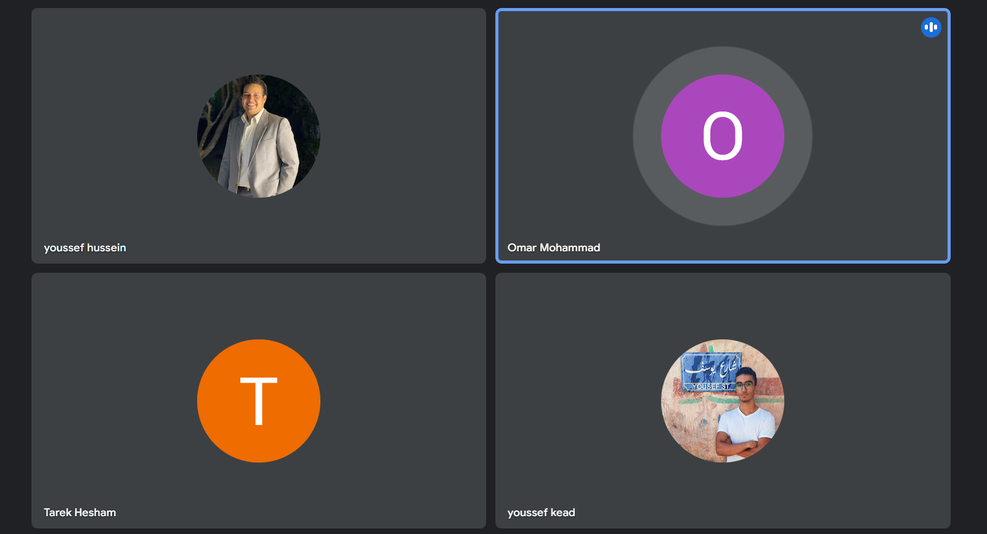
#> input picture Screenshot 2024-11-24 185300.png, 987 x 534 px, shrunk from 1602 x 867 before the run
$ python ocr_test.py
#> lines starting #> are read from the running program, lines starting #| are printed output that depends on the picture; after the words box and inside, x2 and y2 are one past the last pixel; in counts of white or black regions, pixels touching at a corner belong together
### OCR_Processor.py
import cv2
import pytesseract
import json
import os
import time

class OCRProcessor:
    def __init__(self, tesseract_path:str="tesseract"):
        """
        Initialize the OCRProcessor with an optional path to Tesseract OCR executable.
        """
        if tesseract_path:
            if os.path.exists(tesseract_path):
                pytesseract.pytesseract.tesseract_cmd = tesseract_path
            else:
                print(f"Warning: Tesseract path '{tesseract_path}' is invalid.")
                pytesseract.pytesseract.tesseract_cmd = 'C:/Program Files/Tesseract-OCR/Tesseract.exe'  # Default fallback

    # [49 lines left out: function perform_ocr, not called in this run]

    def ocr_on_image(self, image_path, conf_threshold:int=60):
        """
        Perform OCR on the given image and annotate it with bounding boxes and recognized text.

        Args:
            image_path (str): Path to the image file.
            conf_threshold (int): Minimum confidence level to consider text valid.

        Returns:
            str: JSON string containing recognized text and bounding box coordinates.
        """
#> called with image_path = 'Screenshot 2024-11-24 185300.png', conf_threshold = 60
        # Check if image exists
        if not os.path.exists(image_path):
            raise FileNotFoundError(f"The image file '{image_path}' does not exist.")

        # Load the image
        image = cv2.imread(image_path)
#> image is the input picture: shape (534, 987, 3); mean B, G, R 69.9, 66.4, 68.1
        if image is None:
            raise ValueError(f"Failed to read the image '{image_path}'. Ensure it's a valid image file.")

        # Convert the image to grayscale
        gray = cv2.cvtColor(image, cv2.COLOR_BGR2GRAY)
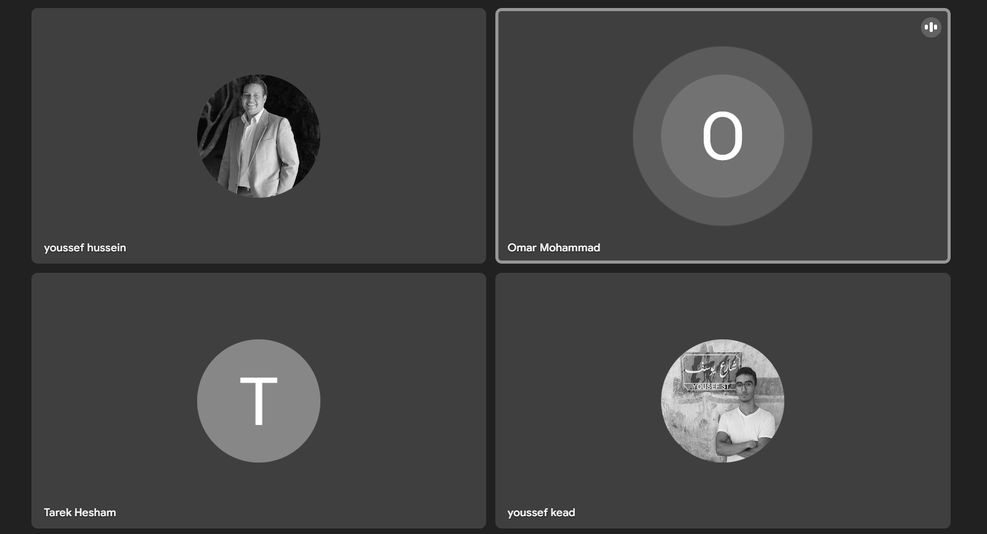
#> gray: shape (534, 987); min 0, max 255, mean 67.2

        # Apply thresholding, uncomment therholding method to use
        # _, thresh = cv2.threshold(gray, 150, 255, cv2.THRESH_BINARY) # Simple Threholding
        # thresh = cv2.adaptiveThreshold(gray, 255, cv2.ADAPTIVE_THRESH_GAUSSIAN_C, cv2.THRESH_BINARY, 11, 2) # Gaussian adaptive thresholding
        _, thresh = cv2.threshold(gray, 0, 255, cv2.THRESH_BINARY + cv2.THRESH_OTSU) # Otsu's threholding
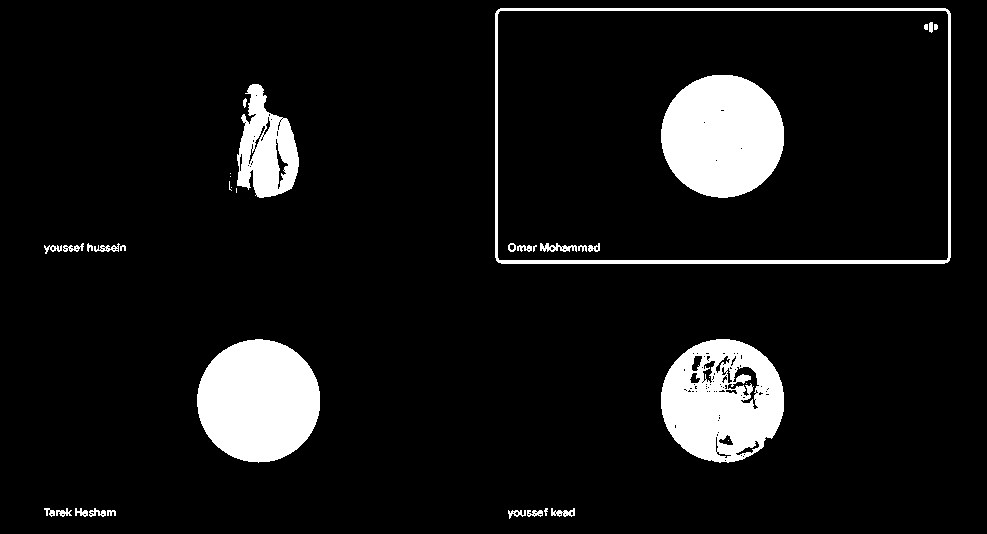
#> thresh: shape (534, 987); 8.5% white; 37 white regions (9 under 20 px), largest, box (x1, y1, x2, y2) and area: (197, 339, 320, 463) 11912, (661, 75, 784, 198) 11903, (661, 339, 784, 463) 10738

        # Perform OCR
        try:
            data = pytesseract.image_to_data(thresh, output_type=pytesseract.Output.DICT)
        except Exception as e:
            raise RuntimeError(f"Error occurred during OCR processing: {e}")

        results = []

        # Process detected text
        for i in range(len(data['text'])):
            text = data['text'][i].strip()  # Remove leading and trailing spaces
            if int(data['conf'][i]) > conf_threshold and text:  # Ignore empty or low-confidence text
                x, y, w, h = data['left'][i], data['top'][i], data['width'][i], data['height'][i]

                # Store the text and its bounding box
                results.append({
                    'text': text,
                    'bbox': {'x': x, 'y': y, 'width': w, 'height': h}
                })

                # Annotate the image
                cv2.rectangle(image, (x, y), (x + w, y + h), (0, 255, 0), 2)
                cv2.putText(image, text, (x, y - 10), cv2.FONT_HERSHEY_SIMPLEX, 0.5, (255, 0, 0), 2)

        # Save the annotated image for later use
        self.annotated_image = image

        # Return results as a JSON string
        return json.dumps(results, indent=4)

    # [27 lines left out: functions display_annotated_image, save_annotated_image, not called in this run]


    def demo(self, image_filepath: str,annotated_img_path: str ="annotated_image.jpg"):
        """
        Perform a sample OCR operation for demonstration purposes.

        Args:
            image_filepath (str): Path to the image on which we'll perform OCR

        """

        # Initialize the OCR processor with the Tesseract path (example)
        self.tesseract_path='C:/Program Files/Tesseract-OCR/Tesseract.exe'

        # Record the start time
        start_time = time.time()

        try:
            # Perform OCR
            image_path = image_filepath  # Replace with your image path
            json_results = self.ocr_on_image(image_path)

            # Record the end time
            end_time = time.time()

            # Calculate and display the runtime
            runtime = end_time - start_time
            print(f"OCR process completed in {runtime:.2f} seconds")

            # Print the JSON results
            print("Recognized Text and Locations:")
            print(json_results)

            # Display and save the annotated image
            self.display_annotated_image()
            self.save_annotated_image(annotated_img_path)

        except Exception as e:
            print(f"An error occurred: {e}")

### ocr_test.py
import OCR_Processor

OCR = OCR_Processor.OCRProcessor()

OCR.demo("Screenshot 2024-11-24 185300.png","annotated_img1.jpg")
#> (the call stopped at in ocr_on_image, `data = pytesseract.image_to_data(thresh, output_type=pytesseract.Outpu..`: pytesseract is not available in this run)

$ run again, with Screenshot 2024-11-24 192646.png copied over Screenshot 2024-11-24 185300.png
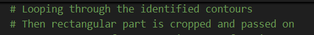
#> input picture Screenshot 2024-11-24 192646.png, 314 x 35 px, shrunk from 510 x 56 before the run
#> in ocr_on_image, image is the input picture: shape (35, 314, 3); mean B, G, R 33.9, 40.3, 35.9
#> in ocr_on_image, `gray = cv2.cvtColor(image, cv2.COLOR_BGR2GRAY)`:
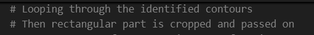
#> gray: shape (35, 314); min 3, max 135, mean 38.3
#> in ocr_on_image, `_, thresh = cv2.threshold(gray, 0, 255, cv2.THRESH_BINARY + cv2.THRESH..`:
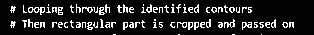
#> thresh: shape (35, 314); 13.3% white in thin lines or dots, all inside (x1, y1, x2, y2) = (10, 4, 294, 35)

$ run again, with Screenshot 2024-11-24 193229.png copied over Screenshot 2024-11-24 185300.png
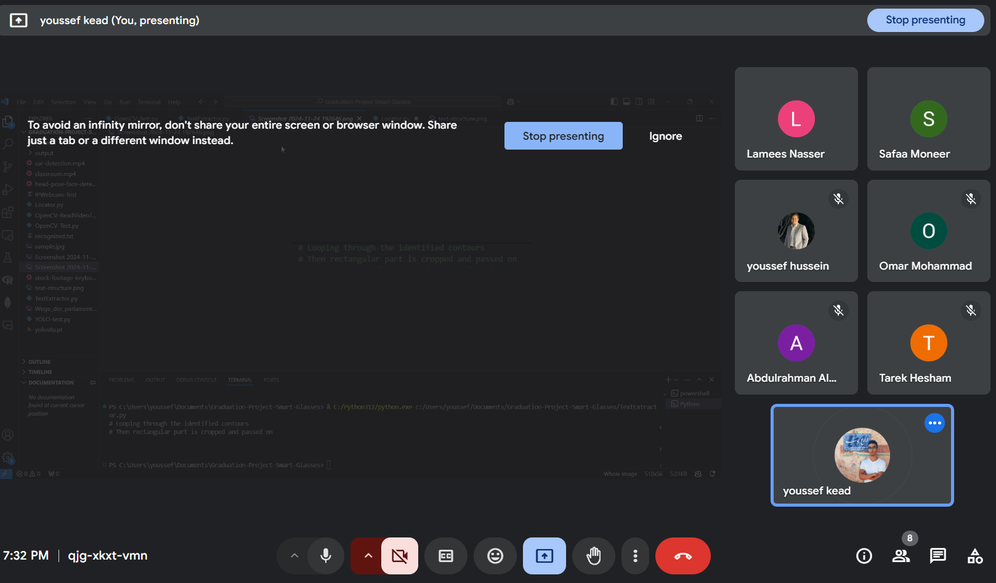
#> input picture Screenshot 2024-11-24 193229.png, 996 x 583 px, shrunk from 1617 x 947 before the run
#> in ocr_on_image, image is the input picture: shape (583, 996, 3); mean B, G, R 48.5, 44.7, 44.2
#> in ocr_on_image, `gray = cv2.cvtColor(image, cv2.COLOR_BGR2GRAY)`:
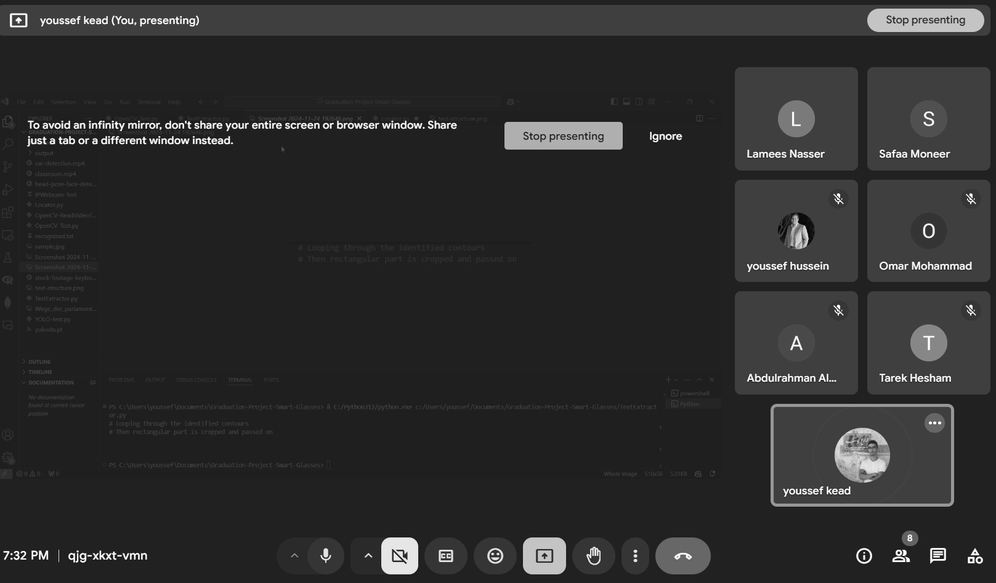
#> gray: shape (583, 996); min 0, max 255, mean 44.8
#> in ocr_on_image, `_, thresh = cv2.threshold(gray, 0, 255, cv2.THRESH_BINARY + cv2.THRESH..`:
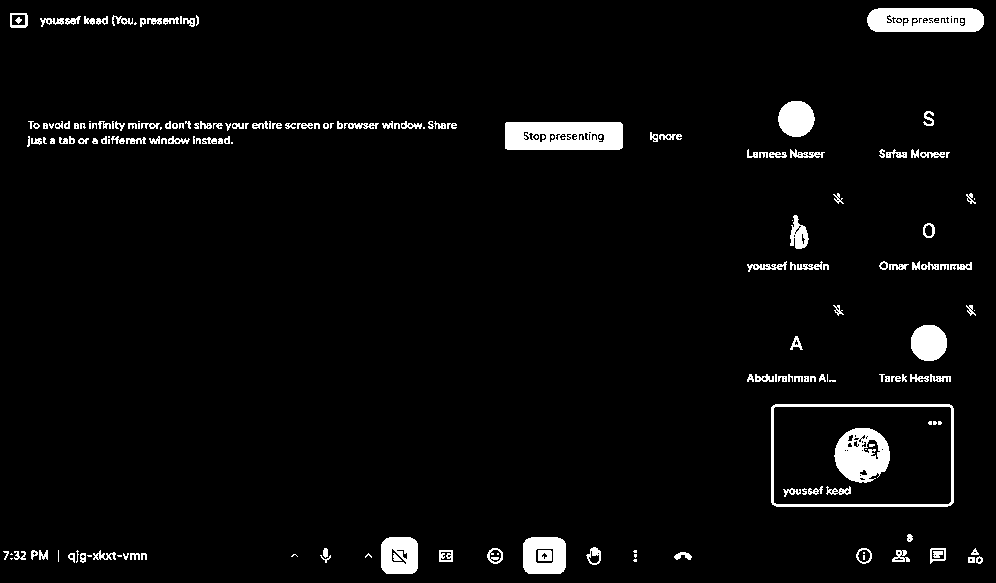
#> thresh: shape (583, 996); 3.8% white; 195 white regions (51 under 20 px), largest, box (x1, y1, x2, y2) and area: (505, 122, 623, 150) 3003, (867, 8, 984, 32) 2466, (834, 428, 890, 483) 2114
